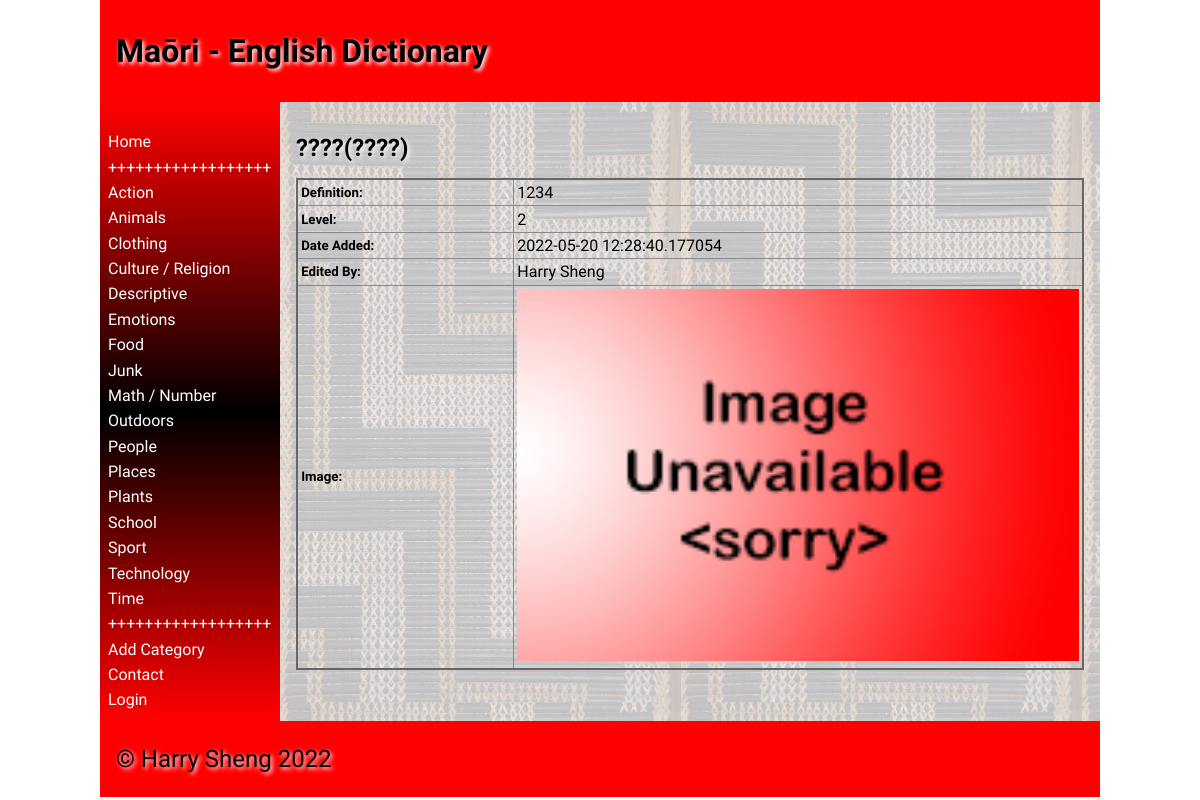
Before: /word/317 with the older database file.
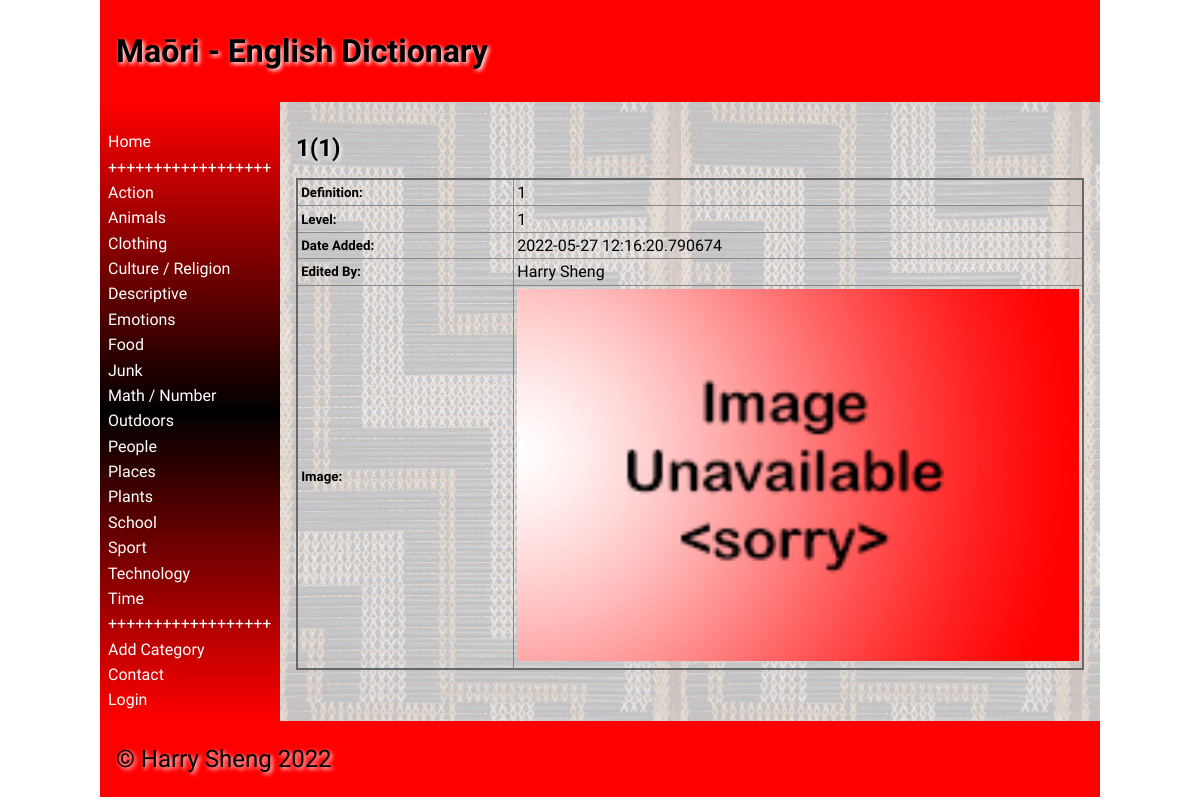
After: the same page with the newer database file.
### tables this page shows
CREATE TABLE "categories"
(
	id integer
		constraint Dictionary_pk
			primary key autoincrement,
	category varchar(30)
);

CREATE TABLE "Words"
(
    id          integer
        constraint Words_pk
            primary key,
    maori       varchar(30),
    english     varchar(30),
    category    varchar(30),
    definition  varchar(300),
    level       integer(10),
    image       varchar(30),
    user_id     integer
        references User,
    timestamp   datatime,
    category_id integer
        constraint Words_category_id_fk
            references categories
, username varchar(30));

### app.py (the view, shortened to what this page needs)
@app.route('/word/<wordid>', methods=['POST', 'GET'])
def word(wordid):
    con = create_connection(DATABASE)
    query = "SELECT id, maori, english, definition, level, timestamp, user_id, image, username FROM Words WHERE id = ?" # get the data from database
    cur = con.cursor()
    cur.execute(query, (wordid,)) # execute query
    words = cur.fetchall() # put words into a list
    con.close()
    return render_template('word.html', logged_in=is_logged_in(), categories=category_list(), words=words,
                           logged_in_teacher=is_logged_in_teacher())

### app.py (called while the page is built)
def create_connection(db_file):
    try:
        connection = sqlite3.connect(db_file)
        connection.execute('pragma foreign_keys=ON')
        return connection
    except Error as e:
        print(e)
    return None

def is_logged_in():
    if session.get("email") is None:  # if there is no email the user are not logged in
        print("not logged in")
        return False
    else:
        print("logged in")
        return True

def is_logged_in_teacher():
    if session.get("teacher") == "Y":  # if the user is the teacher
        print("logged in as teacher")
        return True
    else:
        print("logged in as student")
        return False

def category_list():
    con = create_connection(DATABASE)
    query = "SELECT id, category FROM categories ORDER BY category ASC"  # select category fom
    cur = con.cursor()
    cur.execute(query) # execute the query
    category_list = cur.fetchall()
    cur.close()
    return category_list

### templates/word.html (shortened to what this page needs)
{% extends 'base.html' %}
{% block heading %}Maōri - English Dictionary{% endblock %}
{% block main %}
    {%  for word in words %}
    <h2>{{ word[1] }}({{ word[2] }}){% if logged_in_teacher %}<a href="/deleteword/{{ word[0]}}/{{ word[1] }}">- Delete Word</a>{% endif %}</h2>
    {% endfor %}
<table class="cart-table">
    {%  for word in words %}
    <thead>
    <tr>
        <td><h5>Definition:</h5></td>
        <td>{{ word[3] }}</td>
    </tr>
    <tr>
        <td><h5>Level:</h5></td>
        <td>{{ word[4] }}</td>
    </tr>
    <tr>
        <td><h5>Date Added:</h5></td>
        <td>{{ word[5] }}</td>
    </tr>
    <tr>
        <td><h5>Edited By:</h5></td>
        <td>{{ word[8] }}</td>
    </tr>
    <tr>
        <td><h5>Image:</h5></td>
        <td><img src="/static/images/{{ word[7] }}.jpg"  alt=""></td>
    </tr>
    </thead>
    {% endfor %}
</table>
{% endblock %}

### templates/base.html (shortened to what this page needs)
<!doctype html>
<html lang="en">
<head>
	<link href="{{ url_for('static', filename='css/style.css') }}" rel="stylesheet">
</head>
<body>
	<div id="container">
		<header>
			<h1>{% block heading %}{% endblock %}</h1>
		</header>
		<nav>
			<ul>
                <li><a href="\">Home</a></li>
                <li><a>++++++++++++++++++</a></li>
                <div class="category">
                {% for category in categories %}
                <tr>
                    <li><a href="/category/{{ category[0]}}">{{ category[1]}}</a></li>
                </tr>
                {% endfor %}
                </div>
                <li><a>++++++++++++++++++</a></li>
                <li><a href="/add_category">Add Category</a></li>
                <li><a href="/contact">Contact</a></li>
                {% if logged_in %}
                    <li><a href="/logout">Log Out(Logged as {{ session.first_name }})</a></li>
				{% else %}
                    <li><a href="/login">Login</a></li>
                {% endif %}
			</ul>
		</nav>
		<main>
            {% block main%}{% endblock %}
        </main>
		<footer>
			<p>
				&copy; Harry Sheng 2022
			</p>
		</footer>
	</div>
</body>
</html>

Changed rows visible on the page:
changed Words "Harry Sheng": maori "????" → "1"; english "????" → "1"; definition "1234" → "1"; level "2" → "1"; timestamp "2022-05-20 12:28:40.177054" → "2022-05-27 12:16:20.790674"
